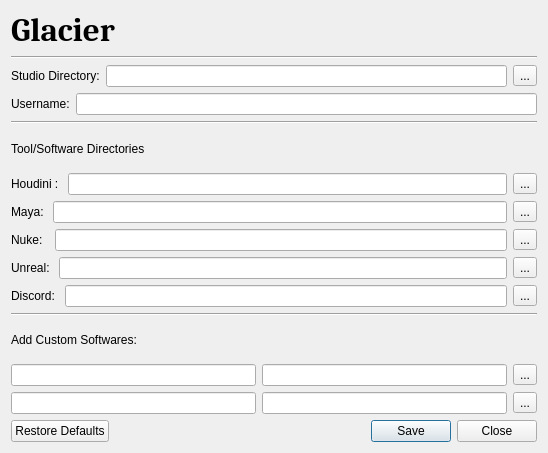
<?xml version="1.0" encoding="UTF-8"?>
<ui version="4.0">
 <class>Dialog</class>
 <widget class="QDialog" name="Dialog">
  <property name="geometry">
   <rect>
    <x>0</x>
    <y>0</y>
    <width>548</width>
    <height>453</height>
   </rect>
  </property>
  <property name="windowTitle">
   <string>Dialog</string>
  </property>
  <layout class="QGridLayout" name="gridLayout">
   <item row="0" column="0">
    <layout class="QVBoxLayout" name="verticalLayout">
     <item>
      <layout class="QVBoxLayout" name="verticalLayout_2">
       <item>
        <widget class="QLabel" name="label_2">
         <property name="font">
          <font>
           <family>Cambria</family>
           <pointsize>25</pointsize>
           <weight>75</weight>
           <italic>false</italic>
           <bold>true</bold>
           <underline>false</underline>
           <kerning>true</kerning>
          </font>
         </property>
         <property name="text">
          <string>Glacier</string>
         </property>
        </widget>
       </item>
       <item>
        <widget class="Line" name="line">
         <property name="orientation">
          <enum>Qt::Horizontal</enum>
         </property>
        </widget>
       </item>
      </layout>
     </item>
     <item>
      <layout class="QHBoxLayout" name="horizontalLayout">
       <item>
        <widget class="QLabel" name="studio_dir_LB">
         <property name="text">
          <string>Studio Directory:</string>
         </property>
        </widget>
       </item>
       <item>
        <widget class="QLineEdit" name="studio_dir_LE"/>
       </item>
       <item>
        <widget class="QToolButton" name="studio_dir_TB">
         <property name="text">
          <string>...</string>
         </property>
        </widget>
       </item>
      </layout>
     </item>
     <item>
      <layout class="QHBoxLayout" name="horizontalLayout_2">
       <item>
        <widget class="QLabel" name="user_LB">
         <property name="text">
          <string>Username:</string>
         </property>
        </widget>
       </item>
       <item>
        <widget class="QLineEdit" name="user_LE"/>
       </item>
      </layout>
     </item>
     <item>
      <widget class="Line" name="H_sep">
       <property name="orientation">
        <enum>Qt::Horizontal</enum>
       </property>
      </widget>
     </item>
     <item>
      <widget class="QLabel" name="label">
       <property name="text">
        <string>Tool/Software Directories</string>
       </property>
      </widget>
     </item>
     <item>
      <layout class="QHBoxLayout" name="horizontalLayout_3">
       <item>
        <widget class="QLabel" name="houdini_dir_LB">
         <property name="text">
          <string>Houdini : </string>
         </property>
        </widget>
       </item>
       <item>
        <widget class="QLineEdit" name="houdini_dir_LE"/>
       </item>
       <item>
        <widget class="QToolButton" name="houdini_tB">
         <property name="text">
          <string>...</string>
         </property>
        </widget>
       </item>
      </layout>
     </item>
     <item>
      <layout class="QHBoxLayout" name="horizontalLayout_4">
       <item>
        <widget class="QLabel" name="maya_dir_LB">
         <property name="text">
          <string>Maya: </string>
         </property>
        </widget>
       </item>
       <item>
        <widget class="QLineEdit" name="maya_dir_LE"/>
       </item>
       <item>
        <widget class="QToolButton" name="maya_tB">
         <property name="text">
          <string>...</string>
         </property>
        </widget>
       </item>
      </layout>
     </item>
     <item>
      <layout class="QHBoxLayout" name="horizontalLayout_5">
       <item>
        <widget class="QLabel" name="nuke_dir_LB">
         <property name="text">
          <string>Nuke:  </string>
         </property>
        </widget>
       </item>
       <item>
        <widget class="QLineEdit" name="nukedir_LE"/>
       </item>
       <item>
        <widget class="QToolButton" name="nuke_tB">
         <property name="text">
          <string>...</string>
         </property>
        </widget>
       </item>
      </layout>
     </item>
     <item>
      <layout class="QHBoxLayout" name="horizontalLayout_6">
       <item>
        <widget class="QLabel" name="unreal_dir_LB">
         <property name="text">
          <string>Unreal: </string>
         </property>
        </widget>
       </item>
       <item>
        <widget class="QLineEdit" name="unreal_dir_LE"/>
       </item>
       <item>
        <widget class="QToolButton" name="unreal_tB">
         <property name="text">
          <string>...</string>
         </property>
        </widget>
       </item>
      </layout>
     </item>
     <item>
      <layout class="QHBoxLayout" name="horizontalLayout_7">
       <item>
        <widget class="QLabel" name="discord_dir_LB">
         <property name="text">
          <string>Discord: </string>
         </property>
        </widget>
       </item>
       <item>
        <widget class="QLineEdit" name="discord_dir_LE"/>
       </item>
       <item>
        <widget class="QToolButton" name="discord_tB">
         <property name="text">
          <string>...</string>
         </property>
        </widget>
       </item>
      </layout>
     </item>
     <item>
      <widget class="Line" name="line_2">
       <property name="orientation">
        <enum>Qt::Horizontal</enum>
       </property>
      </widget>
     </item>
     <item>
      <widget class="QLabel" name="label_3">
       <property name="text">
        <string>Add Custom Softwares:</string>
       </property>
      </widget>
     </item>
     <item>
      <layout class="QHBoxLayout" name="horizontalLayout_10">
       <item>
        <widget class="QLineEdit" name="custom_LB_1"/>
       </item>
       <item>
        <widget class="QLineEdit" name="custom_dir_LE_1"/>
       </item>
       <item>
        <widget class="QToolButton" name="custom_tB_1">
         <property name="text">
          <string>...</string>
         </property>
        </widget>
       </item>
      </layout>
     </item>
     <item>
      <layout class="QHBoxLayout" name="horizontalLayout_12">
       <item>
        <widget class="QLineEdit" name="custom_LB_3"/>
       </item>
       <item>
        <widget class="QLineEdit" name="custom_dir_LE_3"/>
       </item>
       <item>
        <widget class="QToolButton" name="custom_tB_3">
         <property name="text">
          <string>...</string>
         </property>
        </widget>
       </item>
      </layout>
     </item>
     <item>
      <widget class="QDialogButtonBox" name="Save_Bbox">
       <property name="cursor">
        <cursorShape>PointingHandCursor</cursorShape>
       </property>
       <property name="orientation">
        <enum>Qt::Horizontal</enum>
       </property>
       <property name="standardButtons">
        <set>QDialogButtonBox::Close|QDialogButtonBox::RestoreDefaults|QDialogButtonBox::Save</set>
       </property>
      </widget>
     </item>
    </layout>
   </item>
  </layout>
 </widget>
 <resources/>
 <connections>
  <connection>
   <sender>Save_Bbox</sender>
   <signal>accepted()</signal>
   <receiver>Dialog</receiver>
   <slot>accept()</slot>
   <hints>
    <hint type="sourcelabel">
     <x>248</x>
     <y>254</y>
    </hint>
    <hint type="destinationlabel">
     <x>157</x>
     <y>274</y>
    </hint>
   </hints>
  </connection>
  <connection>
   <sender>Save_Bbox</sender>
   <signal>rejected()</signal>
   <receiver>Dialog</receiver>
   <slot>reject()</slot>
   <hints>
    <hint type="sourcelabel">
     <x>316</x>
     <y>260</y>
    </hint>
    <hint type="destinationlabel">
     <x>286</x>
     <y>274</y>
    </hint>
   </hints>
  </connection>
 </connections>
</ui>
